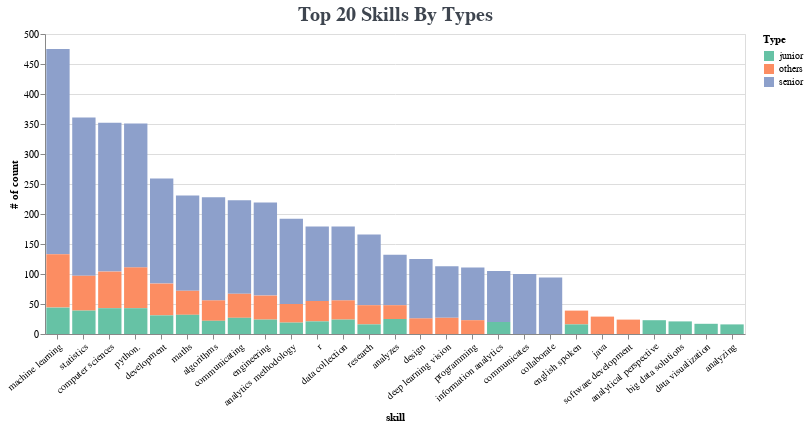

Source (notebook cell):
### Code cell
title_str=" Top %d Skills By Types" %(top_n)
alt.Chart(df_type.groupby('type').head(top_n)).mark_bar().encode(
    y=alt.X('cnt:Q', title='# of count'),
    x=alt.Y('skill:O',sort='-y',title='skill',axis=alt.Axis( 
                                   labelAngle=-40, 
                                   labelOverlap=False)),
    color=alt.Color('type', scale=alt.Scale(scheme='set2'),title='Type'),
    order=alt.Order(
      # Sort the segments of the bars by this field
      'type',
      sort='ascending'
    )
).properties(height=b_height, width=b_width,
        title = alt.TitleParams(text = title_str,
                                            align='center',
                                            font = 'Ubuntu Mono', 
                                            fontSize = 20, 
                                            color = '#3E454F'
                                            )
    )

### Figure 1 — Vega-Lite specification as saved in the notebook (floating-point values rounded to 4 significant figures)
{"config": {"view": {"continuousWidth": 400, "continuousHeight": 300}}, "data": {"name": "data-d4f5563bf91cf02d4c7f141154700994"}, "mark": "bar", "encoding": {"color": {"type": "nominal", "field": "type", "scale": {"scheme": "set2"}, "title": "Type"}, "order": {"type": "nominal", "field": "type", "sort": "ascending"}, "x": {"type": "ordinal", "axis": {"labelAngle": -40, "labelOverlap": false}, "field": "skill", "sort": "-y", "title": "skill"}, "y": {"type": "quantitative", "field": "cnt", "title": "# of count"}}, "height": 300, "title": {"text": " Top 20 Skills By Types", "align": "center", "color": "#3E454F", "font": "Ubuntu Mono", "fontSize": 20}, "width": 700, "$schema": "https://vega.github.io/schema/vega-lite/v4.8.1.json", "datasets": {"data-d4f5563bf91cf02d4c7f141154700994": [{"type": "senior", "skill": "machine learning", "cnt": 342}, {"type": "senior", "skill": "statistics", "cnt": 264}, {"type": "senior", "skill": "computer sciences", "cnt": 248}, {"type": "senior", "skill": "python.", "cnt": 240}, {"type": "senior", "skill": "development", "cnt": 175}, {"type": "senior", "skill": "algorithms", "cnt": 172}, {"type": "senior", "skill": "maths", "cnt": 159}, {"type": "senior", "skill": "communicating", "cnt": 156}, {"type": "senior", "skill": "engineering", "cnt": 155}, {"type": "senior", "skill": "analytics methodology", "cnt": 142}, {"type": "senior", "skill": "r", "cnt": 124}, {"type": "senior", "skill": "data collection", "cnt": 123}, {"type": "senior", "skill": "research", "cnt": 118}, {"type": "senior", "skill": "communicates", "cnt": 100}, {"type": "senior", "skill": "design", "cnt": 99}, {"type": "senior", "skill": "collaborate", "cnt": 94}, {"type": "others", "skill": "machine learning", "cnt": 89}, {"type": "senior", "skill": "programming", "cnt": 88}, {"type": "senior", "skill": "deep learning vision", "cnt": 86}, {"type": "senior", "skill": "information analytics", "cnt": 85}, {"type": "senior", "skill": "analyzes", "cnt": 84}, {"type": "others", "skill": "python.", "cnt": 68}, {"type": "others", "skill": "computer sciences", "cnt": 61}, {"type": "others", "skill": "statistics", "cnt": 58}, {"type": "others", "skill": "development", "cnt": 53}, {"type": "junior", "skill": "machine learning", "cnt": 44}, {"type": "junior", "skill": "computer sciences", "cnt": 43}, {"type": "junior", "skill": "python.", "cnt": 43}, {"type": "others", "skill": "maths", "cnt": 40}, {"type": "others", "skill": "communicating", "cnt": 40}, {"type": "others", "skill": "engineering", "cnt": 40}, {"type": "junior", "skill": "statistics", "cnt": 39}, {"type": "others", "skill": "r", "cnt": 34}, {"type": "others", "skill": "algorithms", "cnt": 34}, {"type": "junior", "skill": "maths", "cnt": 32}, {"type": "others", "skill": "data collection", "cnt": 32}, {"type": "others", "skill": "research", "cnt": 32}, {"type": "junior", "skill": "development", "cnt": 31}, {"type": "others", "skill": "analytics methodology", "cnt": 31}, {"type": "others", "skill": "java", "cnt": 29}, {"type": "others", "skill": "deep learning vision", "cnt": 27}, {"type": "junior", "skill": "communicating", "cnt": 27}, {"type": "others", "skill": "design", "cnt": 26}, {"type": "junior", "skill": "analyzes", "cnt": 25}, {"type": "others", "skill": "software development", "cnt": 24}, {"type": "junior", "skill": "engineering", "cnt": 24}, {"type": "junior", "skill": "data collection", "cnt": 24}, {"type": "others", "skill": "programming", "cnt": 23}, {"type": "others", "skill": "analyzes", "cnt": 23}, {"type": "others", "skill": "english spoken", "cnt": 23}, {"type": "junior", "skill": "analytical perspective", "cnt": 23}, {"type": "junior", "skill": "algorithms", "cnt": 22}, {"type": "junior", "skill": "r", "cnt": 21}, {"type": "junior", "skill": "big data solutions", "cnt": 21}, {"type": "junior", "skill": "information analytics", "cnt": 20}, {"type": "junior", "skill": "analytics methodology", "cnt": 19}, {"type": "junior", "skill": "data visualization", "cnt": 17}, {"type": "junior", "skill": "research", "cnt": 16}, {"type": "junior", "skill": "english spoken", "cnt": 16}, {"type": "junior", "skill": "analyzing", "cnt": 16}]}}
